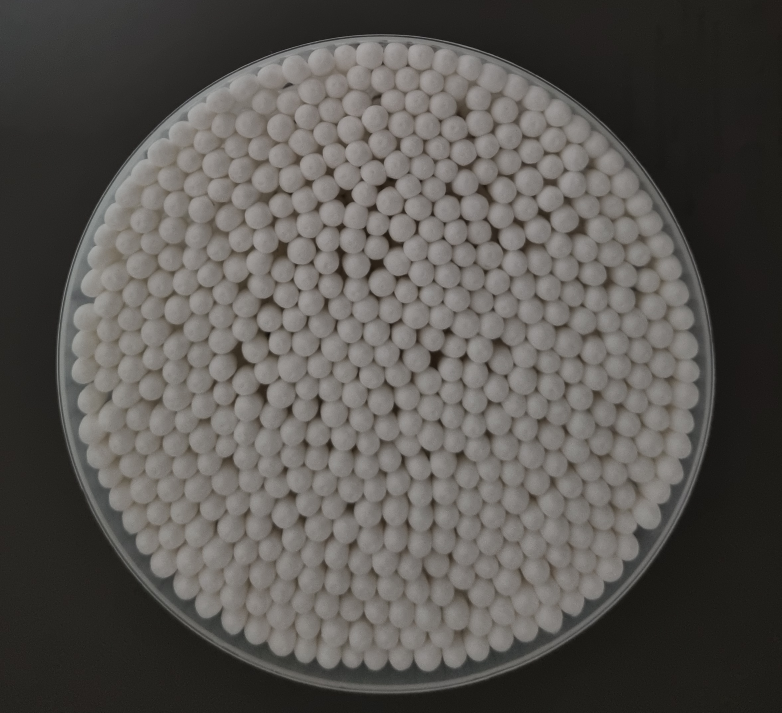
#> input picture 팀플/mb_001.jpg, 2346 x 2138 px (shown at 1/3 size)
$ python practice1_1.py   (older library calls are emulated)
#> lines starting #> are read from the running program, lines starting #| are printed output that depends on the picture; after the words box and inside, x2 and y2 are one past the last pixel; in counts of white or black regions, pixels touching at a corner belong together
import cv2
import numpy as np
import os

def load_image(file_path):
    if not os.path.exists(file_path):
        raise FileNotFoundError(f"Image file not found: {file_path}")
    image = cv2.imread(file_path)
    if image is None:
        raise ValueError(f"Failed to load image: {file_path}")
    return image

def grayscale(image):
    return cv2.cvtColor(image, cv2.COLOR_BGR2GRAY)

def gaussian_blur(image, kernel_size=(9, 9), sigma=2):
    return cv2.GaussianBlur(image, kernel_size, sigma)

def binary(image, max_value=255, adaptive_method=cv2.ADAPTIVE_THRESH_GAUSSIAN_C,
                             threshold_type=cv2.THRESH_BINARY, block_size=11, C=2):
    return cv2.adaptiveThreshold(image, max_value, adaptive_method, threshold_type, block_size, C)

def opening(image, kernel_size=(5, 5)):
    kernel = np.ones(kernel_size, np.uint8)
    return cv2.morphologyEx(image, cv2.MORPH_OPEN, kernel)

def detect_edges(image, ksize=3):
    sobel_x = cv2.Sobel(image, cv2.CV_64F, 1, 0, ksize=ksize)
    sobel_y = cv2.Sobel(image, cv2.CV_64F, 0, 1, ksize=ksize)
    sobel_combined = cv2.sqrt(sobel_x**2 + sobel_y**2)
    return cv2.convertScaleAbs(sobel_combined)

def find_contours(image):
    contours, _ = cv2.findContours(image, cv2.RETR_EXTERNAL, cv2.CHAIN_APPROX_SIMPLE)
    return contours

# [12 lines left out: function cotton_swab, not called in this run]

def cotton_swab_improved(image, contours, min_radius=5, max_radius=900, roi=None):
    output = image.copy()
    valid_count = 0

    height, width = image.shape[:2]
    print(height, width)
    if roi is None:
        roi = [100, 80, width, height]  # [x, y, w, h]

    for cnt in contours:
        (x, y), radius = cv2.minEnclosingCircle(cnt)
        center = (int(x), int(y))
        radius = int(radius)

        # 원 크기 제한 적용
        if min_radius <= radius <= max_radius:
            # ROI 영역에 속하는 원만 시각화
            if (roi[0] <= center[0] <= roi[0] + roi[2] and
                roi[1] <= center[1] <= roi[1] + roi[3]):
                cv2.circle(output, center, radius, (0, 255, 0), 2)
                valid_count += 1

    cv2.putText(output, f'Count: {valid_count}', (10, 30),
                cv2.FONT_HERSHEY_SIMPLEX, 1, (255, 0, 0), 2)

    cv2.rectangle(output, (roi[0], roi[1]), (roi[0] + roi[2], roi[1] + roi[3]), (255, 0, 0), 5)

    return output, valid_count


def process_image(image_path):
    try:
        # 이미지 로드
        image = load_image(image_path)

        # 그레이스케일 변환
        gray = grayscale(image)

        # 가우시안 블러 적용
        blurred = gaussian_blur(gray)

        # 적응형 이진화 적용
        adaptive_thresh = binary(blurred)

        # 열림 연산 적용
        opened = opening(adaptive_thresh)

        # 소벨 연산자를 이용한 에지 검출
        edges = detect_edges(opened)

        # 컨투어 검출
        contours = find_contours(edges)

        # 면봉 머리 시각화 및 개수 계산
        output, cotton_swab_count = cotton_swab_improved(image, contours)

        return output, cotton_swab_count
    except Exception as e:
        print(f"Error processing image {image_path}: {str(e)}")
        return None, 0

def display_results(images, cotton_swab_counts):
    rows = 2
    cols = 5
    scale_factor = 0.16

    resized_images = []
    for img in images:
        width = int(img.shape[1] * scale_factor)
        height = int(img.shape[0] * scale_factor)
        resized_images.append(cv2.resize(img, (width, height)))

    min_height = min(image.shape[0] for image in resized_images)
    min_width = min(image.shape[1] for image in resized_images)

    for i in range(len(resized_images)):
        resized_images[i] = cv2.resize(resized_images[i], (min_width, min_height))

    combined_image = np.zeros((min_height * rows, min_width * cols, 3), dtype=np.uint8)

    for i, img in enumerate(resized_images):
        row = i // cols
        col = i % cols
        combined_image[row * min_height:(row + 1) * min_height, col * min_width:(col + 1) * min_width] = img

    for i, count in enumerate(cotton_swab_counts):
        row = i // cols
        col = i % cols
        text_pos = (col * min_width + 10, (row + 1) * min_height - 10)
        cv2.putText(combined_image, f"Count: {count}", text_pos,
                    cv2.FONT_HERSHEY_SIMPLEX, 0.5, (255, 255, 255), 1)

    cv2.imshow('Cotton Swab Detection Results', combined_image)
    cv2.waitKey(0)
    cv2.destroyAllWindows()

if __name__ == "__main__":
    image_paths = ["mb_001.jpg", "mb_002.jpg", "mb_003.jpg", "mb_004.jpg", "mb_005.jpg",
                   "mb_006.jpg", "mb_007.jpg", "mb_008.jpg", "mb_010.jpg", "mb_011.jpg"]

    processed_images = []
    cotton_swab_counts = []

    for image_path in image_paths:
        output, count = process_image(image_path)
#> in load_image, image is the input picture: shape (2138, 2346, 3); mean B, G, R 82.1, 85.9, 88.8
#> in binary, `return cv2.adaptiveThreshold(image, max_value, adaptive_method, thresh..`:
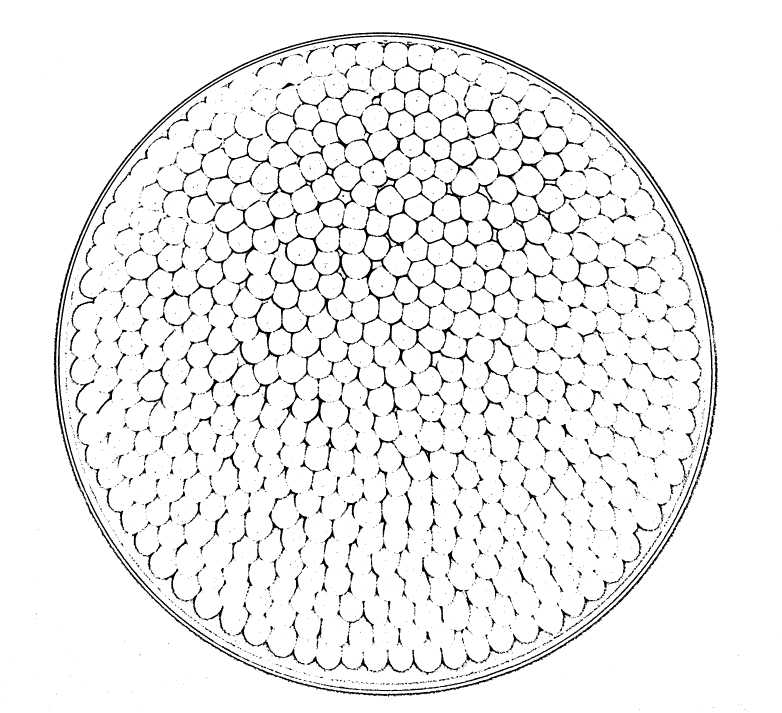
#> returned value: shape (2138, 2346) (shown at 1/3 size); 94.1% white; 4661 black regions (3797 under 20 px), largest, box (x1, y1, x2, y2) and area: (174, 106, 2138, 2074) 23092, (161, 97, 2145, 1489) 17326, (1028, 492, 1440, 1050) 16428
#> in detect_edges, `sobel_x = cv2.Sobel(image, cv2.CV_64F, 1, 0, ksize=ksize)`:
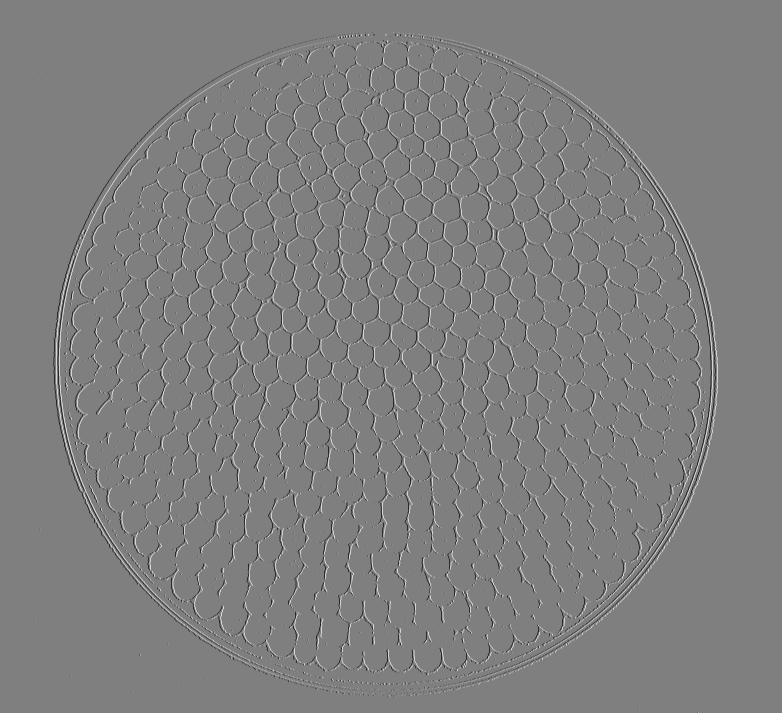
#> sobel_x: shape (2138, 2346) float64 (shown at 1/3 size); min -1020, max 1020, mean 0; drawn with min black and max white
#> in detect_edges, `sobel_y = cv2.Sobel(image, cv2.CV_64F, 0, 1, ksize=ksize)`:
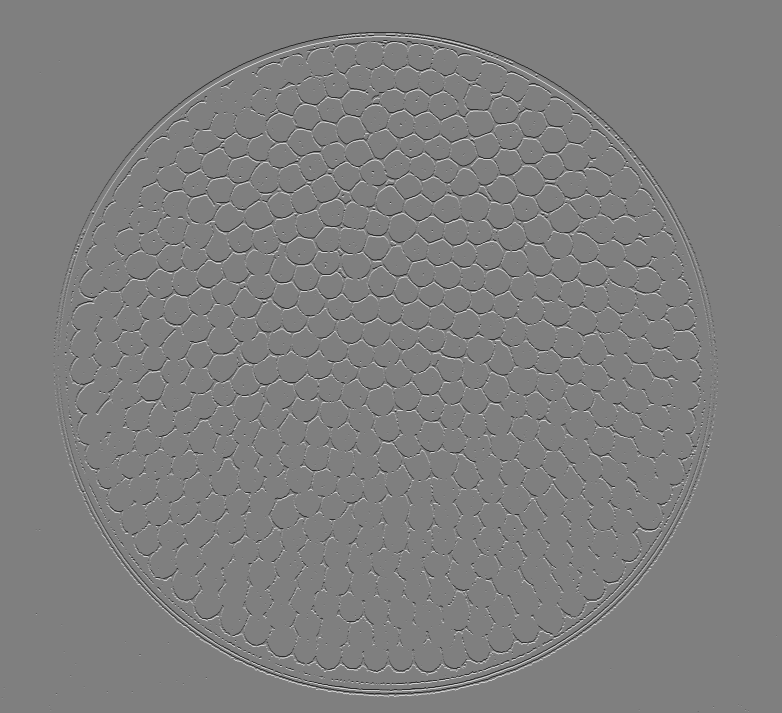
#> sobel_y: shape (2138, 2346) float64 (shown at 1/3 size); min -1020, max 1020, mean 0; drawn with min black and max white
#> in detect_edges, `sobel_combined = cv2.sqrt(sobel_x**2 + sobel_y**2)`:
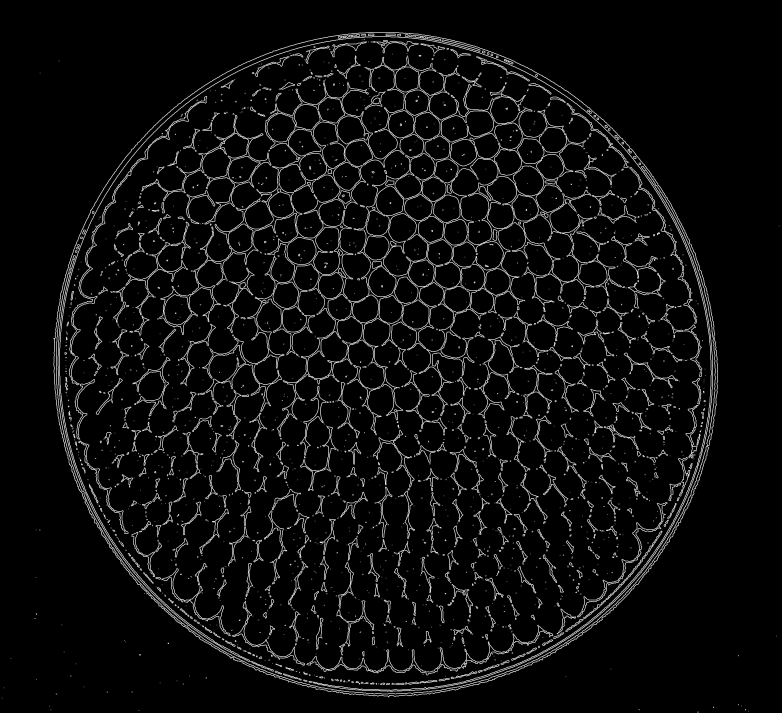
#> sobel_combined: shape (2138, 2346) float64 (shown at 1/3 size); min 0, max 1140.4, mean 59.5; drawn with min black and max white
#> in detect_edges, `return cv2.convertScaleAbs(sobel_combined)`:
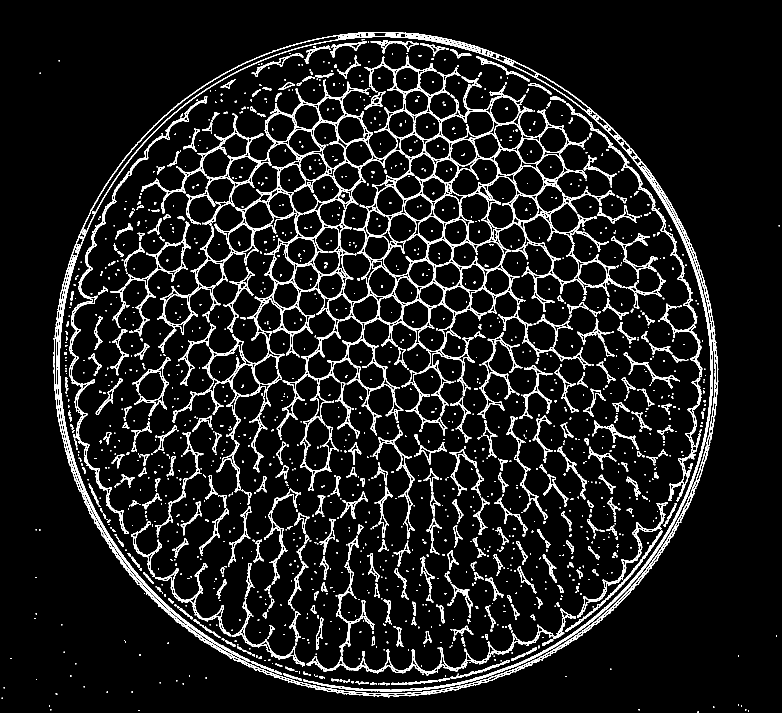
#> returned value: shape (2138, 2346) (shown at 1/3 size); 7.3% white in thin lines or dots
#> in find_contours, `contours, _ = cv2.findContours(image, cv2.RETR_EXTERNAL, cv2.CHAIN_APP..`: contours = 45 contours, 44 with area under 20; largest, box (x1, y1, x2, y2) and area: (160, 96, 2155, 2092) 3107614
#| 2138 2346
#> the loop in cotton_swab_improved, `for cnt in contours:` made 45 passes
#> (cnt, x, y, radius) on passes 2, 3, 4, 8, 9, 11: ([[2244, 2132], [2244, 2134], [2246, 2134], [2246, 2132]], 2245, 2133, 1), ([[415, 2130], [415, 2132], [417, 2132], [417, 2130]], 416, 2131, 1), ([[151, 2128], [151, 2130], [153, 2130], [153, 2128]], 152, 2129, 1), ([[147, 2117], [147, 2119], [149, 2119], [149, 2117]], 148, 2118, 1), ([[2223, 2116], [2223, 2118], [2225, 2118], [2225, 2116]], 2224, 2117, 1), ([[5, 2093], [5, 2095], [7, 2095], [7, 2093]], 6, 2094, 1)
#> after the loop in cotton_swab_improved, `for cnt in contours:`: valid_count = 0
#> count = 0
        if output is not None:
            processed_images.append(output)
            cotton_swab_counts.append(count)
            print(f"Image: {image_path}, Cotton Swab Count: {count}")
#| Image: mb_001.jpg, Cotton Swab Count: 0
#> pass 2 of the loop `for image_path in image_paths:`:
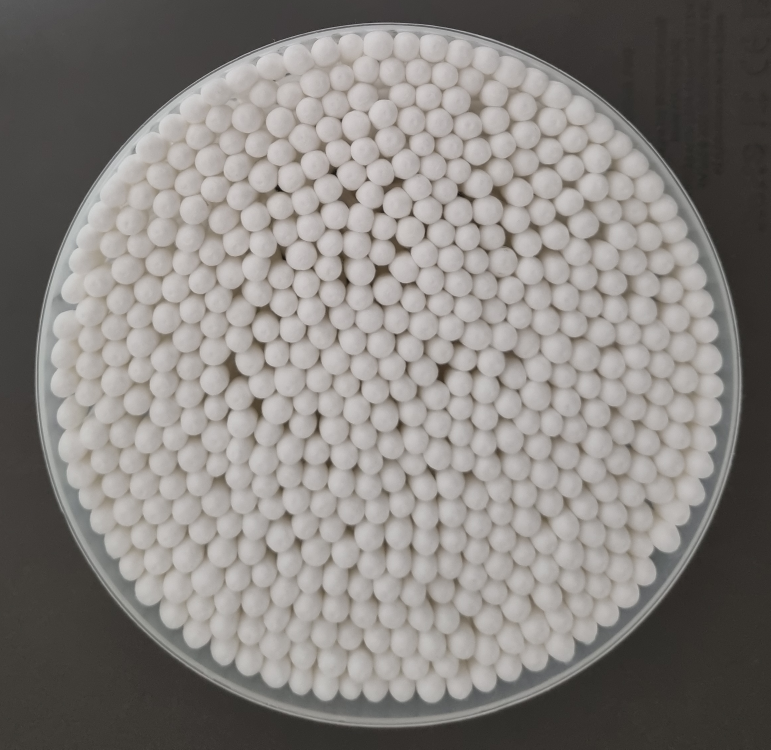
#> input picture 팀플/mb_002.jpg, 2312 x 2248 px (shown at 1/3 size)
#> in load_image, image is the input picture: shape (2248, 2312, 3); mean B, G, R 127.3, 130.8, 134.8
#> in binary (call 2), `return cv2.adaptiveThreshold(image, max_value, adaptive_method, thresh..`:
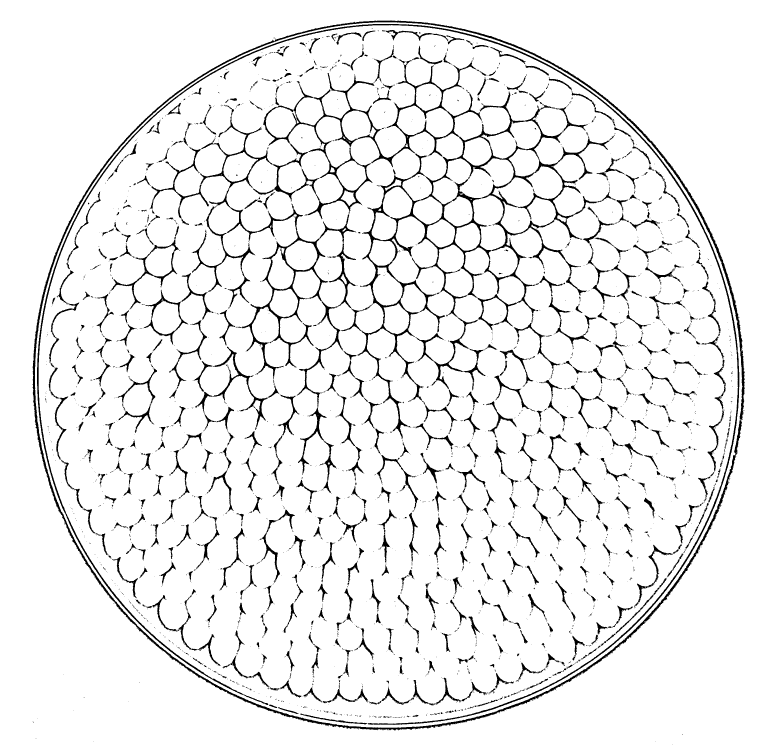
#> returned value: shape (2248, 2312) (shown at 1/3 size); 93.3% white; 3251 black regions (2626 under 20 px), largest, box (x1, y1, x2, y2) and area: (450, 180, 1848, 1478) 108093, (98, 61, 2234, 2192) 40342, (111, 72, 2218, 2175) 27384
#> sobel_x: shape (2248, 2312) float64
#> sobel_y: shape (2248, 2312) float64
#> sobel_combined: shape (2248, 2312) float64
#> in detect_edges (call 2), `return cv2.convertScaleAbs(sobel_combined)`:
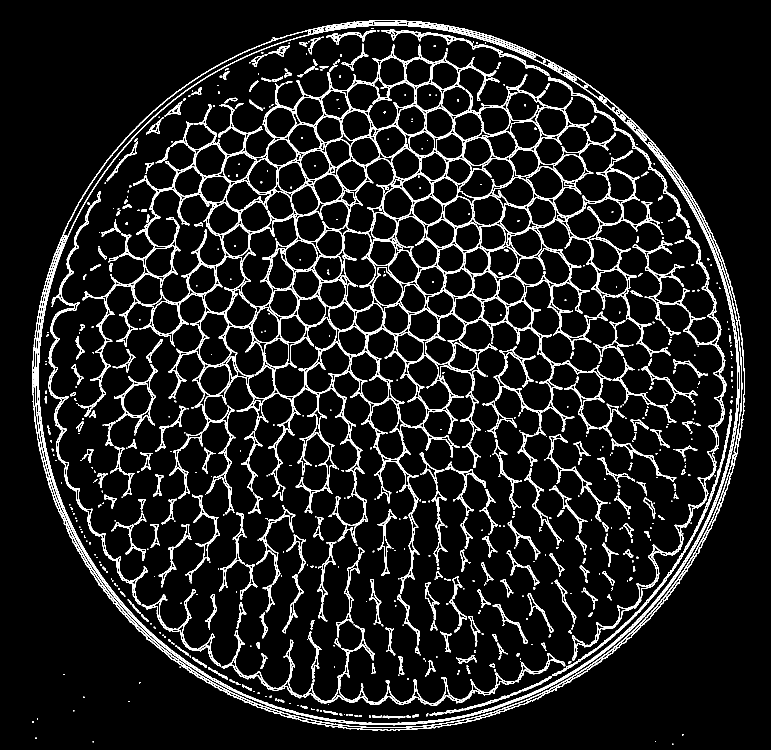
#> returned value: shape (2248, 2312) (shown at 1/3 size); 7.6% white in thin lines or dots, all inside (x1, y1, x2, y2) = (97, 60, 2235, 2234)
#> in find_contours (call 2), `contours, _ = cv2.findContours(image, cv2.RETR_EXTERNAL, cv2.CHAIN_APP..`: contours = 14 contours, 13 with area under 20; largest, box (x1, y1, x2, y2) and area: (97, 60, 2235, 2193) 3566800
#| 2248 2312
#> the loop in cotton_swab_improved (call 2), `for cnt in contours:` made 14 passes
#> (cnt, x, y, radius) on passes 1 to 3: ([[2017, 2231], [2017, 2233], [2019, 2233], [2019, 2231]], 2018, 2232, 1), ([[278, 2224], [278, 2226], [280, 2226], [280, 2224]], 279, 2225, 1), ([[1965, 2223], [1965, 2225], [1967, 2225], [1967, 2223]], 1966, 2224, 1)
#| Image: mb_002.jpg, Cotton Swab Count: 0

    display_results(processed_images, cotton_swab_counts)
#> in display_results, `rows = 2`: rows = 2
#> after the loop in display_results, `for i, img in enumerate(resized_images):`:
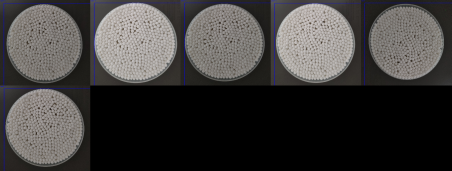
#> combined_image: shape (684, 1805, 3) (shown at 1/4 size); mean of channels 0, 1, 2 59.7, 60.8, 62.8; drawn as B, G, R
#> after the loop in display_results, `for i, count in enumerate(cotton_swab_counts):`:
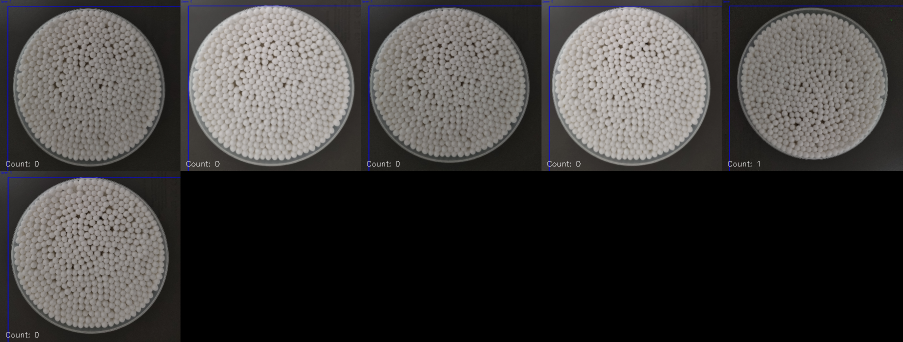
#> combined_image: shape (684, 1805, 3) (shown at 1/2 size); 0.06% of pixels changed, all inside (x1, y1, x2, y2) = (12, 322, 1519, 675); drawn as B, G, R
